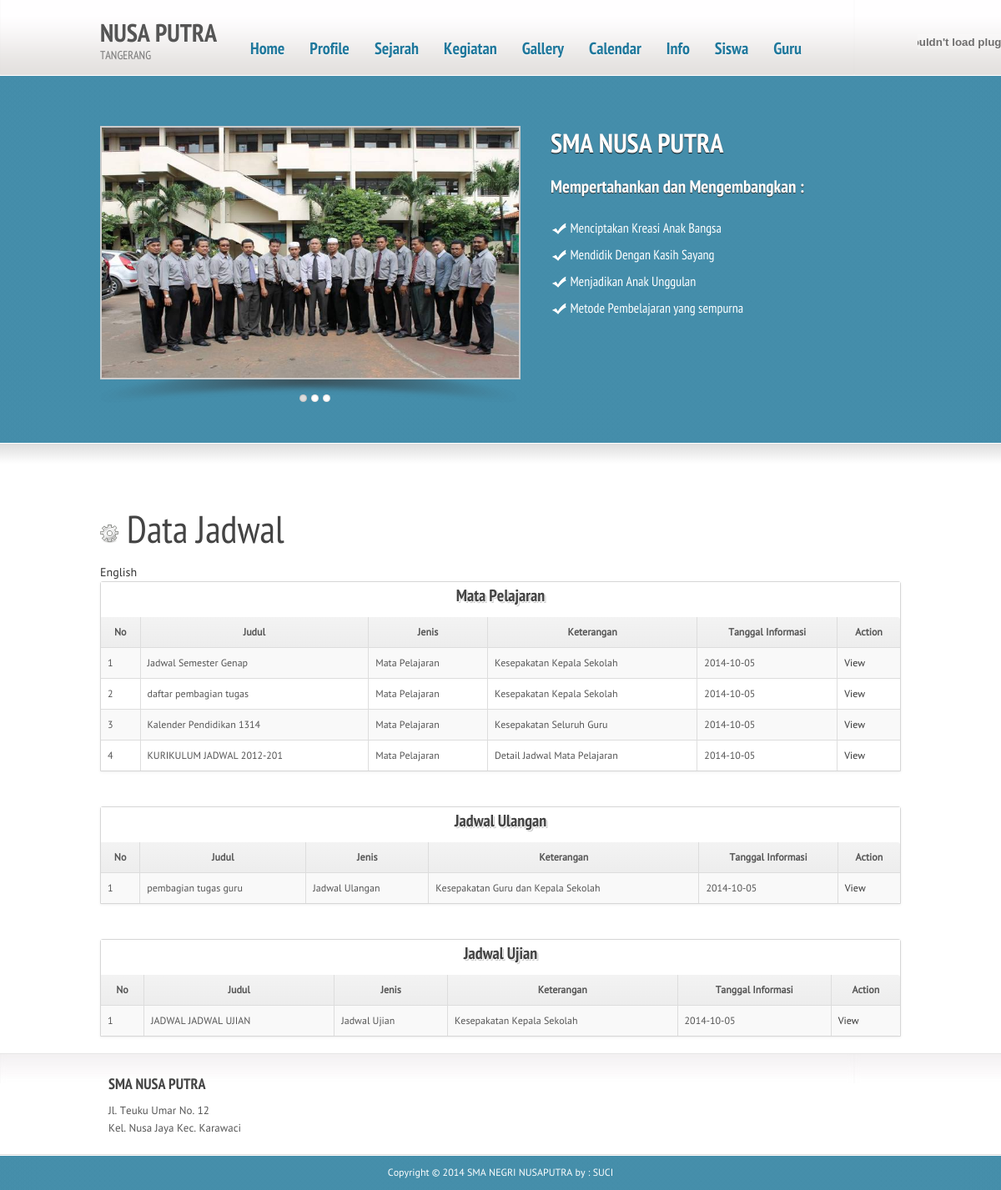
Page /?page=kontak on the committed database.
### tables this page shows
CREATE TABLE IF NOT EXISTS `informasi` (
  `id_infrm` int(11) NOT NULL AUTO_INCREMENT,
  `judul` varchar(25) NOT NULL,
  `jenis` varchar(15) NOT NULL,
  `file_infrm` varchar(50) NOT NULL,
  `keterangan` varchar(50) NOT NULL,
  `tanggal_infrm` date NOT NULL,
  PRIMARY KEY (`id_infrm`)
);

### kontak.php (the view, shortened to what this page needs)
<link href="css/dataTables.css" rel="stylesheet">
<div class="heading">
      <h1><img src="../image/product.png" alt="" /> Data Jadwal</h1>
     <div class="content">
<div id="tab-general">
          <div id="languages" class="htabs">
                        <a href="#" title="English" /> English</a>
                      </div>
                    <div id="language1">
                   <div id="container">
			<div class="box">
            	<div class="box-content nopadding">
                		<center>
                        	<h3>Mata Pelajaran</h3>
                        </center>
					<table id="dt-example" cellpadding="0" cellspacing="0" border="0" class="table-dt table-striped-dt table-bordered-dt dataTable" >
						<thead>
							<tr>
								<th>No</th>
								<th>Judul</th>
								<th>Jenis</th>
                                <th>Keterangan</th>
                                <th>Tanggal Informasi</th>
								<th>Action</th>
							</tr>
						</thead>
						<tbody>
                        <?php
						$no=1;
						$q=mysql_query("select * from informasi where jenis='mata pelajaran'");
						while($data=mysql_fetch_array($q)){
						?>
							<tr class="gradeX">
								<td><?php echo $no; ?></td>
								<td>
									<?php echo $data[1]?>
									</td>
                                    <td>
									<?php echo $data[2]?>
									</td>
								<td><?php echo $data['keterangan']?></td>
                                <td><?php echo $data['tanggal_infrm']?></td>
								<td class="center">
                                	<a href="/skripsiKalendar/upload/<?php echo $data['file_infrm']; ?>">View</a>
                                </td>
							</tr>
                            <?php $no++;}?>
						</tbody>
					</table>
				</div>
			</div>
		</div>
        <br/><br/>
        <div class="box">
            	<div class="box-content nopadding">
                		<center>
                        	<h3>Jadwal Ulangan</h3>
                        </center>
					<table id="dt-example" cellpadding="0" cellspacing="0" border="0" class="table-dt table-striped-dt table-bordered-dt dataTable" >
						<thead>
							<tr>
								<th>No</th>
								<th>Judul</th>
								<th>Jenis</th>
                                <th>Keterangan</th>
                                <th>Tanggal Informasi</th>
								<th>Action</th>
							</tr>
						</thead>
						<tbody>
                        <?php
						$no=1;
						$q=mysql_query("select * from informasi where jenis='Jadwal Ulangan'");
						while($data=mysql_fetch_array($q)){
						?>
							<tr class="gradeX">
								<td><?php echo $no; ?></td>
								<td>
									<?php echo $data[1]?>
									</td>
                                    <td>
									<?php echo $data[2]?>
									</td>
								<td><?php echo $data['keterangan']?></td>
                                <td><?php echo $data['tanggal_infrm']?></td>
								<td class="center">
                                	<a href="/skripsiKalendar/upload/<?php echo $data['file_infrm']; ?>">View</a>
                                </td>
							</tr>
                            <?php $no++;}?>
						</tbody>
					</table>
				</div>
			</div>
		</div>
        <br/><br/>
        <div class="box">
            	<div class="box-content nopadding">
                		<center>
                        	<h3>Jadwal Ujian</h3>
                        </center>
					<table id="dt-example" cellpadding="0" cellspacing="0" border="0" class="table-dt table-striped-dt table-bordered-dt dataTable" >
						<thead>
							<tr>
								<th>No</th>
								<th>Judul</th>
								<th>Jenis</th>
                                <th>Keterangan</th>
                                <th>Tanggal Informasi</th>
								<th>Action</th>
							</tr>
						</thead>
						<tbody>
                        <?php
						$no=1;
						$q=mysql_query("select * from informasi where jenis='Jadwal Ujian'");
						while($data=mysql_fetch_array($q)){
						?>
							<tr class="gradeX">
								<td><?php echo $no; ?></td>
								<td>
									<?php echo $data[1]?>
									</td>
                                    <td>
									<?php echo $data[2]?>
									</td>
								<td><?php echo $data['keterangan']?></td>
                                <td><?php echo $data['tanggal_infrm']?></td>
								<td class="center">
                                	<a href="/skripsiKalendar/upload/<?php echo $data['file_infrm']; ?>">View</a>
                                </td>
							</tr>
                            <?php $no++;}?>
						</tbody>
					</table>
				</div>
			</div>
		</div>
          </div>
                  </div>
                  </div>

### index.php (shortened to what this page needs)
<!DOCTYPE html>
<html lang="en">
<head>
<link rel="stylesheet" href="stylesheets/skins/blue.css">
<link rel="stylesheet" href="stylesheets/style.css">
<link rel="stylesheet" href="stylesheets/styleresponsive.css">
</head>
<body>
<div id="wrapnav">
	<div class="container">
		<div class="three columns alpha">
			<div id="top" style="display:inline;">
				<span class="logo"><a href="index.html">NUSA PUTRA</a></span><br/>
				<span class="subheader">TANGERANG</span>
		  </div>
		</div>
	  <div class="thirteen columns omega">
			<div class="menu">
				<nav>
				<ul class="menuitems">
					<li><a href="?page=home">Home</a></li>
					<li><a href="?page=tentang">Profile</a></li>
                    <li><a href="?page=sejarah">Sejarah</a></li>
                    <li><a href="?page=kulikuler">Kegiatan</a></li>
					<li><a href="kk/index.php">Gallery</a></li>
                    <li><a href="test/ok.php">Calendar</a></li>
					<li><a href="?page=kontak">Info</a></li>
                    <li><a href="siswa/">Siswa</a></li>
                    <li><a href="guru/">Guru</a></li>
				</ul>
				</nav>
			</div>
		</div>
	</div>
</div>
<div class="header">
	<div class="container">
		<div class="nine columns alpha">
			<div class="rslides_container">
				<ul class="rslides" id="slider2">
					<li><a href="#"><img src="Foto guru/ww.jpg" alt="" class="slidepic"></a></li>
				</ul>
			</div>
		</div>
		<div class="seven columns omega">
			<div class="slidertext">
				<h1>SMA NUSA PUTRA</h1>
				<h2>Mempertahankan dan Mengembangkan : </h2>
				<p><ul>
					 <li><img src="images/star.png" class="middlealign"> Menciptakan Kreasi Anak Bangsa</li>
					 <li><img src="images/star.png" class="middlealign"> Mendidik Dengan Kasih Sayang</li>
					 <li><img src="images/star.png" class="middlealign"> Menjadikan Anak Unggulan</li>
				     <li><img src="images/star.png" class="middlealign"> Metode Pembelajaran yang sempurna</li>
				   </ul>
				</p>
			</div>
		</div>
	</div>
</div>
<div class="afterheader">
</div>
<div class="container">
	<?php
				if(isset($_GET['page'])){
					$page=htmlentities($_GET['page']);
					$halaman="$page.php";
					if(!file_exists($halaman) || empty($page)){
						echo "Welcome";
				}
				else{
					include_once "$halaman";
				}
				}else{
					include "home.php";
				}
	?>
	<div class="footerwrap">
		<div class="footer">
			<div class="container negdown">
				<div class="sixteen columns negdown">
					<div class="four columns alpha">
						<div class="footertext">
							<h1>SMA NUSA PUTRA</h1>
							 	Jl. Teuku Umar No. 12
                                <br/>
                                Kel. Nusa Jaya Kec. Karawaci
						</div>
					</div>
			</div>
		</div>
	</div>
	<div class="copyright">
		 Copyright &copy; 2014 SMA NEGRI NUSAPUTRA by : SUCI
	</div>
</body>
</html>

### stylesheets/skins/blue.css (style rules this page uses)
.menu, .menu a , .menu a:visited, .menu a:focus { color: #20789c; }
.slidepic { border: 2px solid #ccc !important; }
.header { background: #01668e url(../../images/transp.png) repeat; }
.copyright, .copyright a { background: #01668e url(../../images/transp.png) repeat; }

### css/dataTables.css (style rules this page uses)
.table-dt { width: 100%; margin-bottom: 0px; font-size: 12px; }
.table-dt th, .table-dt td { padding: 8px; line-height: 20px; text-align: left; vertical-align: top; border-top: 1px solid #dddddd; }
.table-dt th { font-weight: bold; }
.table-dt thead th { vertical-align: bottom; }
.table-dt caption + thead tr:first-child th, .table-dt caption + thead tr:first-child td, .table-dt colgroup + thead tr:first-child th, .table-dt colgroup + thead tr:first-child td, .table-dt thead:first-child tr:first-child th, .table-dt thead:first-child tr:first-child td { border-top: 0; }
.table-striped-dt tbody > tr:nth-child(odd) > td, .table-striped-dt tbody > tr:nth-child(odd) > th { background-color: #f9f9f9; }
.table-bordered-dt { border: 1px solid #dddddd; border-collapse: separate; *border-collapse: collapse; border-left: 0; -webkit-border-radius: 0px; -moz-border-radius: 0px; border-radius: 0px; }
.table-bordered-dt th, .table-bordered-dt td { border-left: 1px solid #dddddd; }
.table-bordered-dt th:first-child, .table-bordered-dt td:first-child { border-left: 0px; }
.table-bordered-dt caption + thead tr:first-child th, .table-bordered-dt caption + tbody tr:first-child th, .table-bordered-dt caption + tbody tr:first-child td, .table-bordered-dt colgroup + thead tr:first-child th, .table-bordered-dt colgroup + tbody tr:first-child th, .table-bordered-dt colgroup + tbody tr:first-child td, .table-bordered-dt thead:first-child tr:first-child th, .table-bordered-dt tbody:first-child tr:first-child th, .table-bordered-dt tbody:first-child tr:first-child td { border-top: 0; }
.table-bordered-dt thead:first-child tr:first-child > th:first-child, .table-bordered-dt tbody:first-child tr:first-child > td:first-child, .table-bordered-dt tbody:first-child tr:first-child > th:first-child { -webkit-border-top-left-radius: 0px; border-top-left-radius: 0px; -moz-border-radius-topleft: 0px; }
.table-bordered-dt thead:first-child tr:first-child > th:last-child, .table-bordered-dt tbody:first-child tr:first-child > td:last-child, .table-bordered-dt tbody:first-child tr:first-child > th:last-child { -webkit-border-top-right-radius: 4px; border-top-right-radius: 4px; -moz-border-radius-topright: 4px; }
.table-bordered-dt thead:last-child tr:last-child > th:first-child, .table-bordered-dt tbody:last-child tr:last-child > td:first-child, .table-bordered-dt tbody:last-child tr:last-child > th:first-child, .table-bordered-dt tfoot:last-child tr:last-child > td:first-child, .table-bordered-dt tfoot:last-child tr:last-child > th:first-child { -webkit-border-bottom-left-radius: 4px; border-bottom-left-radius: 4px; -moz-border-radius-bottomleft: 4px; }
.table-bordered-dt thead:last-child tr:last-child > th:last-child, .table-bordered-dt tbody:last-child tr:last-child > td:last-child, .table-bordered-dt tbody:last-child tr:last-child > th:last-child, .table-bordered-dt tfoot:last-child tr:last-child > td:last-child, .table-bordered-dt tfoot:last-child tr:last-child > th:last-child { -webkit-border-bottom-right-radius: 4px; border-bottom-right-radius: 4px; -moz-border-radius-bottomright: 4px; }
.box { border: 1px solid #d6d6d6; box-shadow: 0 1px 3px rgba(100,100,100,0.1); border-radius: 3px 3px 0 0; overflow: visible; position: relative; }
.box-content, .box-content.collapse.in { background-color: #ffffff; padding: 0px; }
table th { background-color: #f2f2f2; background-image: -moz-linear-gradient(top, #f3f3f3, #ededed); background-image: -ms-linear-gradient(top, #f3f3f3, #ededed); background-image: -webkit-gradient(linear, 0 0, 0 100%, from(#f3f3f3), to(#ededed)); background-image: -webkit-linear-gradient(top, #f3f3f3, #ededed); background-image: -o-linear-gradient(top, #f3f3f3, #ededed); background-image: linear-gradient(top, #f3f3f3, #ededed); text-align: center !important; }
.nopadding .table-bordered-dt { border: 0; }

### rows in the picture
informasi: judul "Jadwal Semester Genap", jenis "Mata Pelajaran", keterangan "Kesepakatan Kepala Sekolah", tanggal_infrm "2014-10-05"
informasi: judul "daftar pembagian tugas", jenis "Mata Pelajaran", keterangan "Kesepakatan Kepala Sekolah", tanggal_infrm "2014-10-05"
informasi: judul "Kalender Pendidikan 1314", jenis "Mata Pelajaran", keterangan "Kesepakatan Seluruh Guru", tanggal_infrm "2014-10-05"
informasi: judul "KURIKULUM JADWAL 2012-201", jenis "Mata Pelajaran", keterangan "Detail Jadwal Mata Pelajaran", tanggal_infrm "2014-10-05"
informasi: judul "pembagian tugas guru", jenis "Jadwal Ulangan", keterangan "Kesepakatan Guru dan Kepala Sekolah", tanggal_infrm "2014-10-05"
informasi: judul "JADWAL JADWAL UJIAN", jenis "Jadwal Ujian", keterangan "Kesepakatan Kepala Sekolah", tanggal_infrm "2014-10-05"
